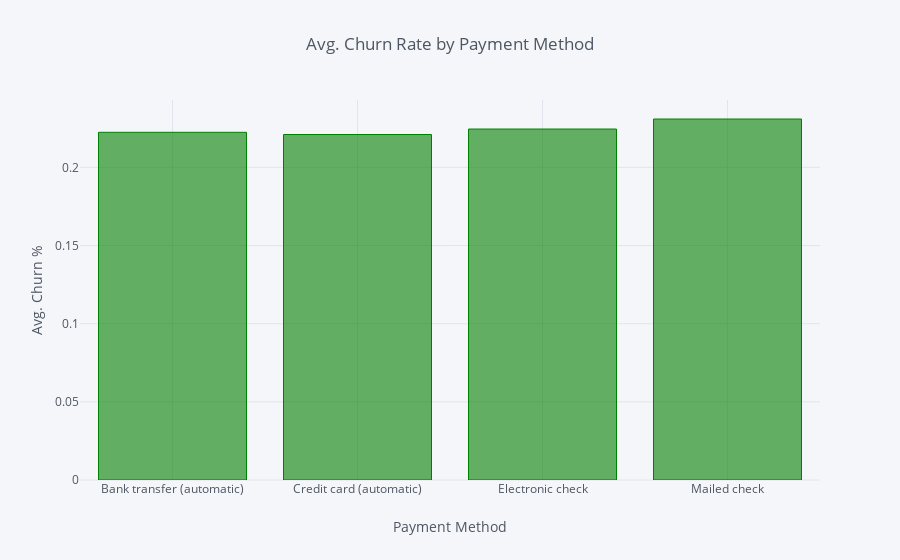

The code cell stored with this chart in its notebook:
### Code cell
#Interactive Bar Charts
data4 = df.groupby('PaymentMethod', as_index=False).agg({'ChurnBinary':'mean'})

data4.iplot(kind='bar', x='PaymentMethod', xTitle='Payment Method', color='green',
           yTitle='Avg. Churn %', title='Avg. Churn Rate by Payment Method')

### Figure 1 — Plotly figure (JSON) as saved in the notebook; plotly's stock layout.template omitted (floating-point values rounded to 4 significant figures)
{"data": [{"marker": {"color": "rgba(0, 128, 0, 0.6)", "line": {"color": "rgba(0, 128, 0, 1.0)", "width": 1}}, "name": "ChurnBinary", "orientation": "v", "text": "", "type": "bar", "uid": "6554dc90-1833-448e-9503-986303ece2df", "x": ["Bank transfer (automatic)", "Credit card (automatic)", "Electronic check", "Mailed check"], "y": [0.2224, 0.221, 0.2245, 0.2309]}], "layout": {"legend": {"bgcolor": "#F5F6F9", "font": {"color": "#4D5663"}}, "paper_bgcolor": "#F5F6F9", "plot_bgcolor": "#F5F6F9", "title": {"font": {"color": "#4D5663"}, "text": "Avg. Churn Rate by Payment Method"}, "xaxis": {"gridcolor": "#E1E5ED", "showgrid": true, "tickfont": {"color": "#4D5663"}, "title": {"font": {"color": "#4D5663"}, "text": "Payment Method"}, "zerolinecolor": "#E1E5ED"}, "yaxis": {"gridcolor": "#E1E5ED", "showgrid": true, "tickfont": {"color": "#4D5663"}, "title": {"font": {"color": "#4D5663"}, "text": "Avg. Churn %"}, "zerolinecolor": "#E1E5ED"}}}
